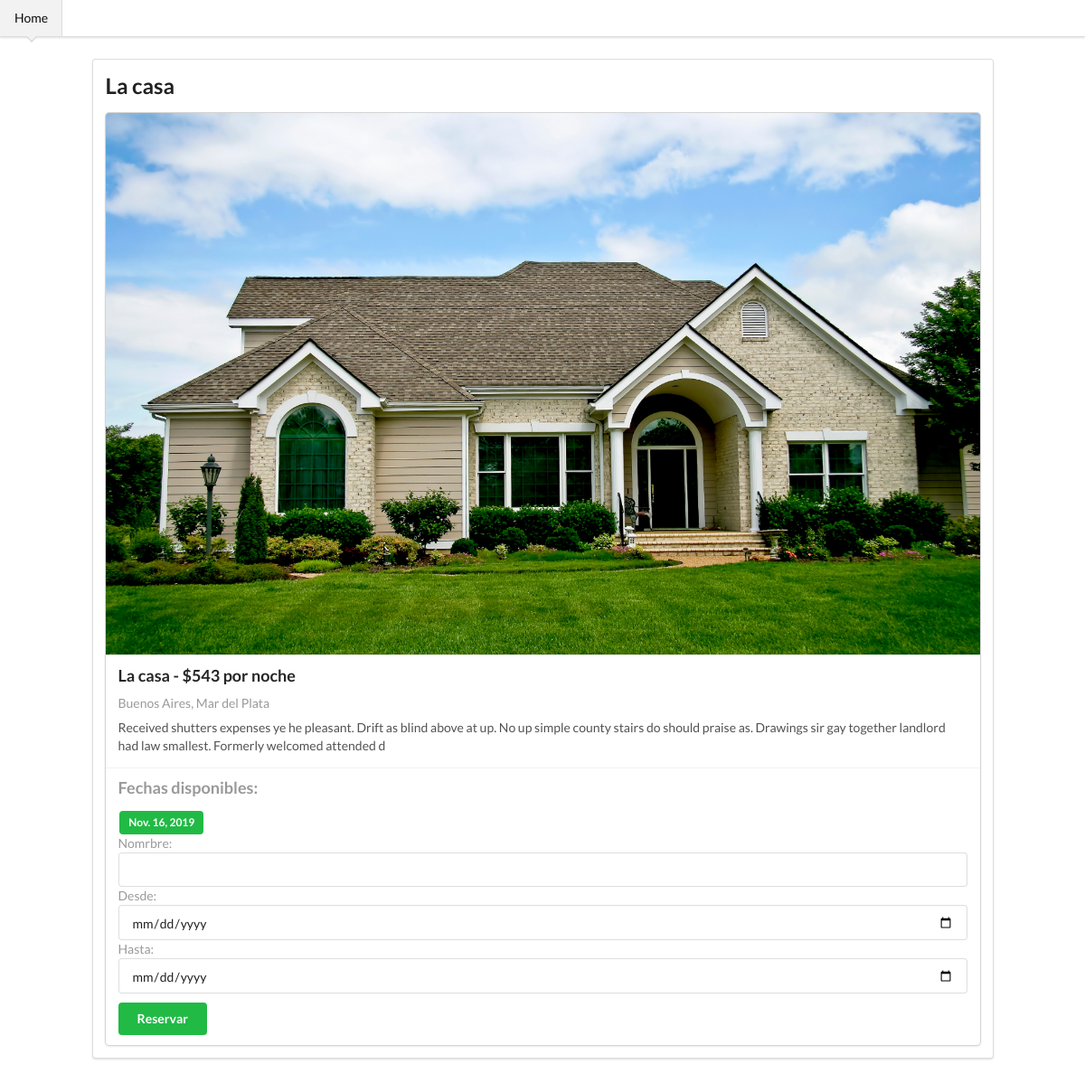
Before: /info/7 with the older database file.
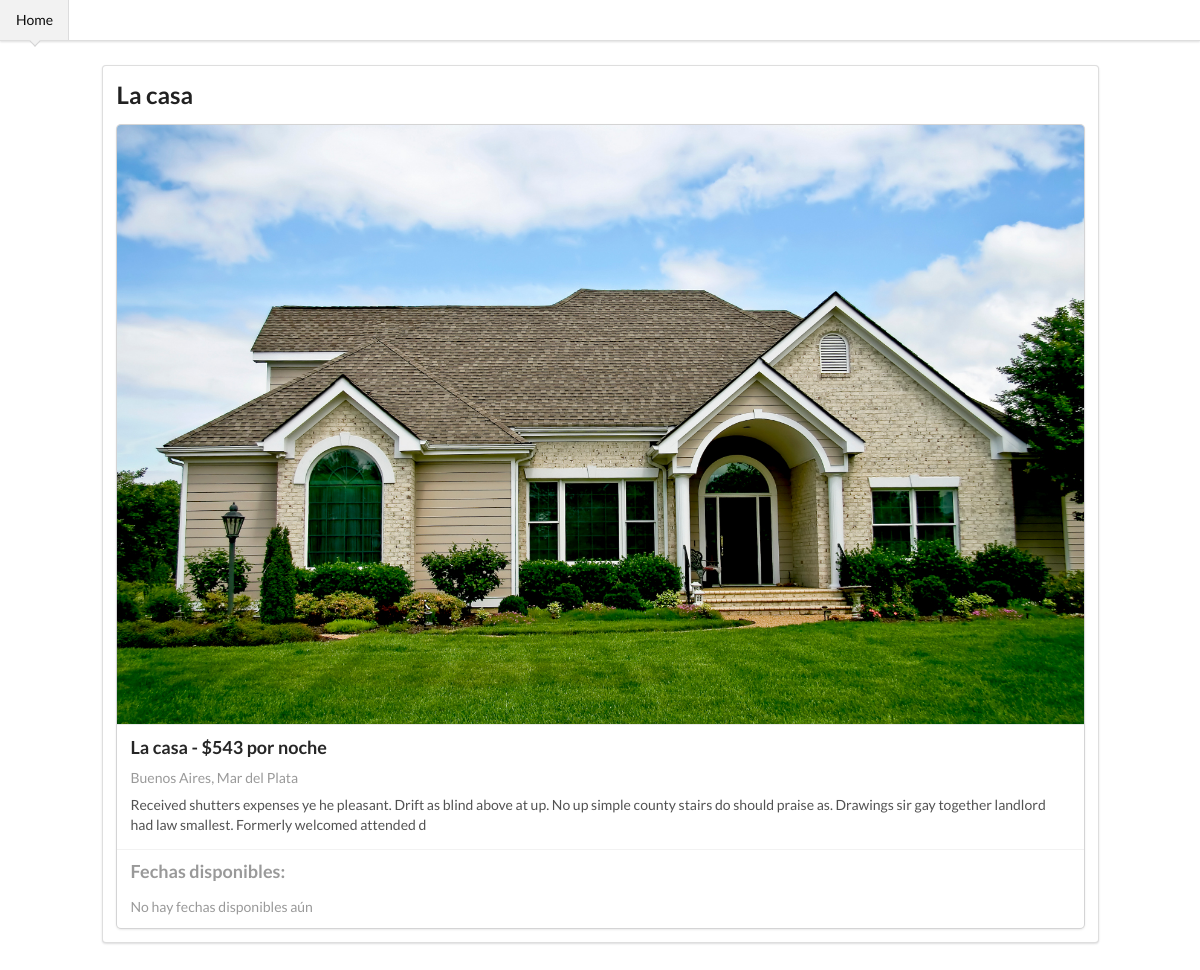
After: the same page with the newer database file.
### reserva/models.py (models this page shows, shortened)
class RentDate(models.Model):
    date = models.DateField()
    RealState = models.ForeignKey(RealState, null=False, on_delete=models.SET('null'), related_name='rents')
    reservation = models.ForeignKey(Reservation, null=True, blank=True, default=None, on_delete=models.SET('null'), related_name='rents')

### reserva/views.py (the view)
# urls.py: path('info/<int:id>',views.info,name='info'),
def info(request,id=0):
    realState = RealState.objects.get(pk=id)
    availableDates = get_dates_available(id)
    is_reserved = False
    err = False
    if request.method == "POST":
        form = ReserveForm(request.POST)
        if form.is_valid():
            dateFrom = form.cleaned_data['Desde']
            dateTo = form.cleaned_data['Hasta']
            requiredDates= fechas_requeridas(dateFrom,dateTo)
            if is_available(requiredDates, availableDates):
                reser = Reservation()
                reser.name = form.cleaned_data['Nomrbre']
                reser.code = randrange(20000)
                reser.total = len(requiredDates)* (realState.price * 1.08)
                reser.save()
                for requiredDate in requiredDates:
                    print(requiredDate)
                    rentDate = RentDate.objects.filter(date=requiredDate, reservation=None)
                    rentDate.update(reservation=reser)
                availableDates = get_dates_available(id)
                form = ReserveForm()
                is_reserved = True
            else:
                err = True
    else:
        form = ReserveForm()
    return render(request, 'info.html', {'realState': realState, 'form': form, 'availableDates': availableDates, 'isReserved': is_reserved, 'err': err})

### reserva/forms.py
class ReserveForm(forms.Form):
    Nomrbre = forms.CharField(max_length=100)
    Desde = forms.DateField(widget=DateInput)
    Hasta = forms.DateField(widget=DateInput)

### reserva/views.py (called while the page is built)
def get_dates_available(id):
    rentdates_available = RentDate.objects.filter(RealState__id=id, reservation = None)
    date_list = rentdates_available.all()
    dates_peladas = set()
    for fecha in date_list:
        dates_peladas.add(fecha.date)
    return dates_peladas

### reserva/templates/info.html (shortened to what this page needs)
<!DOCTYPE html>
<html lang="en">
  <head>
    <link
      rel="stylesheet"
      href="https://cdnjs.cloudflare.com/ajax/libs/semantic-ui/2.4.1/semantic.min.css"
    />
  </head>
  <body>
    <div class="ui top fixed pointing menu">
      <a href="../../" class="active item">
        Home
      </a>
    </div>
    <div class="ui container" style="padding:65px">
      <div class="ui segment">
        <h2>{{realState.name}}</h2>
        <div class="ui centered fluid card">
          <div class="image">
            <img src="{{realState.image.url}}" />
          </div>
          <div class="content">
            <p class="header">
              {{realState.name}} - ${% widthratio realState.price 0.92 1 %} por noche
            </p>
            <div class="meta">
              <p>{{realState.city.province}}, {{realState.city.name}}</p>
            </div>
            <div class="description">
              {{realState.description}}
            </div>
          </div>
          <div class="extra content">
            <h3>Fechas disponibles:</h3>
              {% for fecha in availableDates %}
            <div class="ui green label">
              <div>{{ fecha }}</div>
            </div>
            {% endfor %}
            {%if availableDates|length == 0 %}
            <p>No hay fechas disponibles aún</p>
            {% endif %}
            {% if availableDates|length > 0 %}
            <form method="POST" class="post-form ui form">
              {% csrf_token %} {{ form }}
              <button type="submit" style="margin-top: 10px;" class="ui green button">Reservar</button>
            </form>
            {% endif %}
          </div>
        </div>
      </div>
    </div>
  </body>
</html>

Changed rows visible on the page:
no longer on this page (row edited): RentDate: availableDates "Nov. 16, 2019"
Other visible differences:
text no longer shown: "Nomrbre: Desde: Hasta: Reservar"
text now shown: "No hay fechas disponibles aún"
